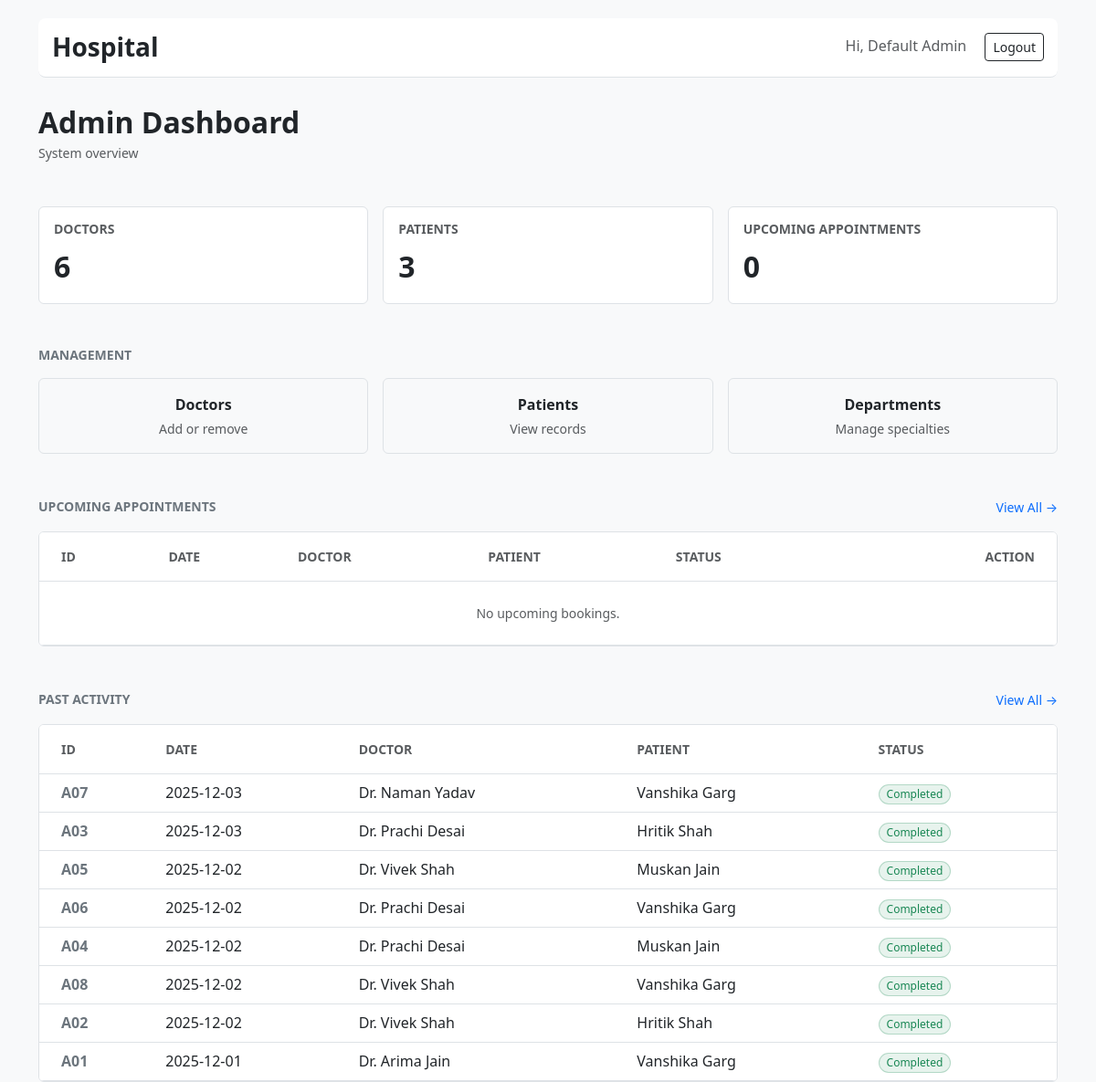
The page /admin/dashboard (signed in) on the database its author committed.
### tables this page shows
CREATE TABLE appointments (
      id INTEGER PRIMARY KEY AUTOINCREMENT,
      patient_id INTEGER NOT NULL,
      doctor_id INTEGER NOT NULL,
      date TEXT NOT NULL,
      time TEXT NOT NULL,
      end_time TEXT,
      status TEXT NOT NULL DEFAULT 'Booked' CHECK(status IN ('Booked','Completed','Cancelled')),
      created_at TEXT NOT NULL,
      FOREIGN KEY(patient_id) REFERENCES patients(id),
      FOREIGN KEY(doctor_id) REFERENCES doctors(id)
    );

CREATE TABLE users (
      id INTEGER PRIMARY KEY AUTOINCREMENT,
      username TEXT UNIQUE NOT NULL,
      password_hash TEXT NOT NULL,
      role TEXT NOT NULL CHECK(role IN ('admin','doctor','patient')),
      full_name TEXT, email TEXT, phone TEXT, is_active INTEGER DEFAULT 1
    );

### app.py (the view)
@app.route("/admin/dashboard")
@login_required(role="admin")
def admin_dashboard():
    db = get_db()
    doc_c = db.execute("SELECT COUNT(*) c FROM doctors").fetchone()["c"]
    pat_c = db.execute("SELECT COUNT(*) c FROM patients").fetchone()["c"]
    up_c = db.execute("SELECT COUNT(*) c FROM appointments WHERE datetime(date||' '||time) >= datetime('now') AND status='Booked'").fetchone()["c"]
    upcoming = db.execute("""
      SELECT a.id, u.full_name patient_name, u2.full_name doctor_name, a.date, a.time, a.status
      FROM appointments a JOIN patients p ON a.patient_id=p.id JOIN users u ON p.user_id=u.id JOIN doctors d ON a.doctor_id=d.id JOIN users u2 ON d.user_id=u2.id
      WHERE datetime(a.date||' '||a.time) >= datetime('now') AND a.status='Booked' ORDER BY a.date, a.time LIMIT 10
    """).fetchall()
    past = db.execute("""
      SELECT a.id, u.full_name patient_name, u2.full_name doctor_name, a.date, a.time, a.status
      FROM appointments a JOIN patients p ON a.patient_id=p.id JOIN users u ON p.user_id=u.id JOIN doctors d ON a.doctor_id=d.id JOIN users u2 ON d.user_id=u2.id
      WHERE datetime(a.date||' '||a.time) < datetime('now') OR a.status != 'Booked' ORDER BY a.date DESC, a.time DESC LIMIT 10
    """).fetchall()
    return render_template("admin_dashboard.html", total_doctors=doc_c, total_patients=pat_c, total_upcoming=up_c, upcoming=upcoming, past=past)

### app.py (called while the page is built)
def get_db():
    if "db" not in g:
        g.db = sqlite3.connect(DB_PATH, detect_types=sqlite3.PARSE_DECLTYPES)
        g.db.row_factory = sqlite3.Row
    return g.db

def login_required(role=None):
    from functools import wraps
    def decorator(f):
        @wraps(f)
        def wrapped(*args, **kwargs):
            if "user_id" not in session: return redirect(url_for("login"))
            if role and session.get("role") != role:
                flash("Access denied.", "danger")
                return redirect(url_for("login"))
            return f(*args, **kwargs)
        return wrapped
    return decorator

### templates/admin_dashboard.html
{% extends "base.html" %}
{% block content %}
<div class="mb-5">
  <h2 class="fw-bold mb-1 text-dark">Admin Dashboard</h2>
  <p class="text-muted small">System overview</p>
</div>
<div class="row g-3 mb-5">
  <div class="col-md-4">
    <div class="border rounded p-3 bg-white h-100 d-flex flex-column justify-content-between">
      <h6 class="text-uppercase text-muted fw-bold small mb-2">Doctors</h6>
      <div class="fs-2 fw-bold text-dark">{{ total_doctors }}</div>
    </div>
  </div>
  <div class="col-md-4">
    <div class="border rounded p-3 bg-white h-100 d-flex flex-column justify-content-between">
      <h6 class="text-uppercase text-muted fw-bold small mb-2">Patients</h6>
      <div class="fs-2 fw-bold text-dark">{{ total_patients }}</div>
    </div>
  </div>
  <div class="col-md-4">
    <div class="border rounded p-3 bg-white h-100 d-flex flex-column justify-content-between">
      <h6 class="text-uppercase text-muted fw-bold small mb-2">Upcoming Appointments</h6>
      <div class="fs-2 fw-bold text-dark">{{ total_upcoming }}</div>
    </div>
  </div>
</div>
<h6 class="fw-bold mb-3 text-secondary text-uppercase small">Management</h6>
<div class="row g-3 mb-5">
  <div class="col-md-4">
    <a href="{{ url_for('manage_doctors') }}" class="d-block text-decoration-none bg-light border rounded p-3 text-center text-dark fw-bold">
      Doctors
      <div class="small fw-normal text-muted mt-1">Add or remove</div>
    </a>
  </div>
  <div class="col-md-4">
    <a href="{{ url_for('admin_list_patients') }}" class="d-block text-decoration-none bg-light border rounded p-3 text-center text-dark fw-bold">
      Patients
      <div class="small fw-normal text-muted mt-1">View records</div>
    </a>
  </div>
  <div class="col-md-4">
    <a href="{{ url_for('admin_departments') }}" class="d-block text-decoration-none bg-light border rounded p-3 text-center text-dark fw-bold">
      Departments
      <div class="small fw-normal text-muted mt-1">Manage specialties</div>
    </a>
  </div>
</div>
<div class="d-flex justify-content-between align-items-center mb-3">
    <h6 class="fw-bold text-secondary text-uppercase small mb-0">Upcoming Appointments</h6>
    <a href="{{ url_for('admin_appointments', filter='upcoming') }}" class="text-decoration-none small">View All &rarr;</a>
</div>
<div class="border rounded overflow-hidden bg-white">
  <table class="table mb-0">
    <thead class="bg-light">
      <tr>
        <th class="ps-4 py-3 small text-uppercase text-muted border-bottom">ID</th>
        <th class="py-3 small text-uppercase text-muted border-bottom">Date</th>
        <th class="py-3 small text-uppercase text-muted border-bottom">Doctor</th>
        <th class="py-3 small text-uppercase text-muted border-bottom">Patient</th>
        <th class="py-3 small text-uppercase text-muted border-bottom">Status</th>
        <th class="text-end pe-4 py-3 small text-uppercase text-muted border-bottom">Action</th>
      </tr>
    </thead>
    <tbody>
      {% for a in upcoming %}
        <tr>
          <td class="ps-4 align-middle fw-bold text-secondary">A{{ "%02d" | format(a.id) }}</td>
          <td class="align-middle">{{ a.date }} <span class="text-muted small">{{ a.time }}</span></td>
          <td class="align-middle">{{ a.doctor_name }}</td>
          <td class="align-middle">{{ a.patient_name }}</td>
          <td class="align-middle"><span class="badge bg-primary bg-opacity-10 text-primary border border-primary border-opacity-25">Booked</span></td>
          <td class="align-middle text-end pe-4">
            <form method="post" action="{{ url_for('admin_cancel_appointment', appointment_id=a.id) }}" onsubmit="return confirm('Cancel?');">
                <button class="btn btn-sm btn-outline-danger py-0 px-2" style="font-size: 0.75rem;">Cancel</button>
            </form>
          </td>
        </tr>
      {% else %}
        <tr><td colspan="6" class="text-center py-4 text-muted small">No upcoming bookings.</td></tr>
      {% endfor %}
    </tbody>
  </table>
</div>
<div class="d-flex justify-content-between align-items-center mb-3 mt-5">
    <h6 class="fw-bold text-secondary text-uppercase small mb-0">Past Activity</h6>
    <a href="{{ url_for('admin_appointments', filter='past') }}" class="text-decoration-none small">View All &rarr;</a>
</div>
<div class="border rounded overflow-hidden bg-white">
  <table class="table mb-0">
    <thead class="bg-light">
      <tr>
        <th class="ps-4 py-3 small text-uppercase text-muted border-bottom">ID</th>
        <th class="py-3 small text-uppercase text-muted border-bottom">Date</th>
        <th class="py-3 small text-uppercase text-muted border-bottom">Doctor</th>
        <th class="py-3 small text-uppercase text-muted border-bottom">Patient</th>
        <th class="py-3 small text-uppercase text-muted border-bottom">Status</th>
      </tr>
    </thead>
    <tbody>
      {% for a in past %}
        <tr>
          <td class="ps-4 align-middle fw-bold text-secondary">A{{ "%02d" | format(a.id) }}</td>
          <td class="align-middle">{{ a.date }}</td>
          <td class="align-middle">{{ a.doctor_name }}</td>
          <td class="align-middle">{{ a.patient_name }}</td>
          <td class="align-middle">
            <span class="badge bg-success bg-opacity-10 text-success border border-success border-opacity-25 px-2 py-1 rounded-pill fw-normal">Completed</span>
          </td>
        </tr>
      {% else %}
        <tr><td colspan="5" class="text-center py-4 text-muted small">No recent activity.</td></tr>
      {% endfor %}
    </tbody>
  </table>
</div>
{% endblock %}

### templates/base.html (style rules this page uses)
body { padding-top: 20px; background-color: #f8f9fa; }

### rows shown on the page
appointments: id "07", date "2025-12-03", doctor_name "Dr. Naman Yadav", patient_name "Vanshika Garg"
appointments: id "03", date "2025-12-03", doctor_name "Dr. Prachi Desai", patient_name "Hritik Shah"
appointments: id "05", date "2025-12-02", doctor_name "Dr. Vivek Shah", patient_name "Muskan Jain"
appointments: id "06", date "2025-12-02", doctor_name "Dr. Prachi Desai", patient_name "Vanshika Garg"
appointments: id "04", date "2025-12-02", doctor_name "Dr. Prachi Desai", patient_name "Muskan Jain"
appointments: id "08", date "2025-12-02", doctor_name "Dr. Vivek Shah", patient_name "Vanshika Garg"
appointments: id "02", date "2025-12-02", doctor_name "Dr. Vivek Shah", patient_name "Hritik Shah"
appointments: id "01", date "2025-12-01", doctor_name "Dr. Arima Jain", patient_name "Vanshika Garg"

### other values the page prints
{{ session.get('full_name') or 'User' }} "Default Admin"
{{ total_doctors }} "6"
{{ total_patients }} "3"
{{ total_upcoming }} "0"
